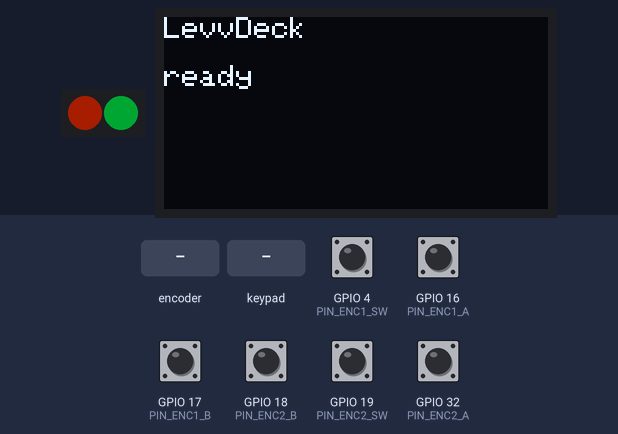
The sketch below on a simulated ESP32. Shown: 2 RGB LEDs in strip order, left to right, 128×64 one-colour display. Wiring (inferred from the names in the program): 3×3 keypad with keys 1 2 3 4 5 6 7 8 9: rows GPIO 13, GPIO 14, GPIO 27; columns GPIO 33, GPIO 26, GPIO 25. The inputs (shaded band) are chosen by the test bench; at power-on: GPIO 4 (PIN_ENC1_SW), GPIO 16 (PIN_ENC1_A), GPIO 17 (PIN_ENC1_B), GPIO 18 (PIN_ENC2_B), GPIO 19 (PIN_ENC2_SW), GPIO 32 (PIN_ENC2_A) HIGH. Dim RGB values are drawn brighter than linear; what the sketch prints to the serial monitor is not drawn.

Above: at 1.6 s.
1.7 s: rotary encoder on GPIO 16 (PIN_ENC1_A) / GPIO 17 (PIN_ENC1_B) turned 1 step (first pin leading)
At 4.7 s:
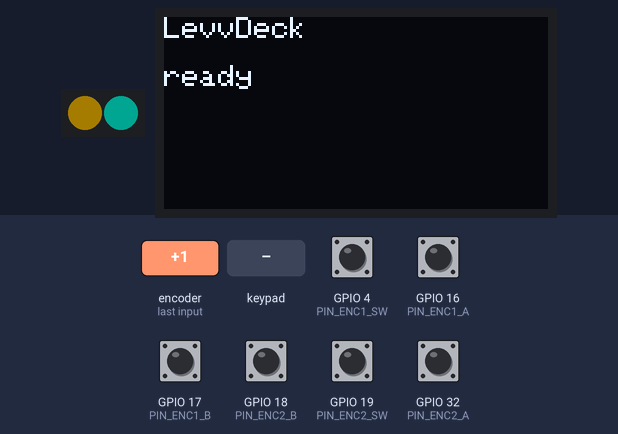
4.9 s: GPIO 4 (PIN_ENC1_SW) pulled LOW for 0.15 s
At 7.8 s:
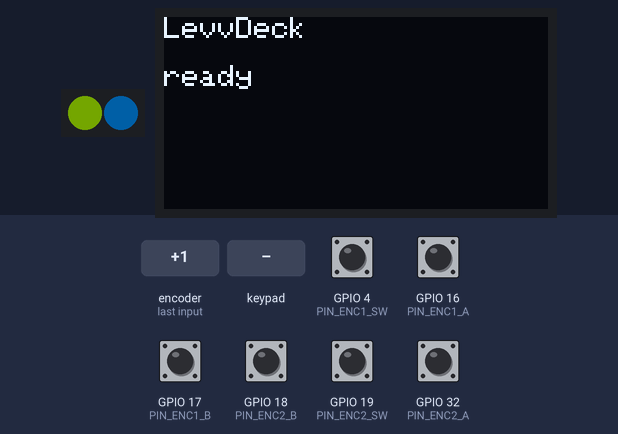
8.0 s: GPIO 32 (PIN_ENC2_A) pulled LOW for 0.15 s
At 10.3 s:
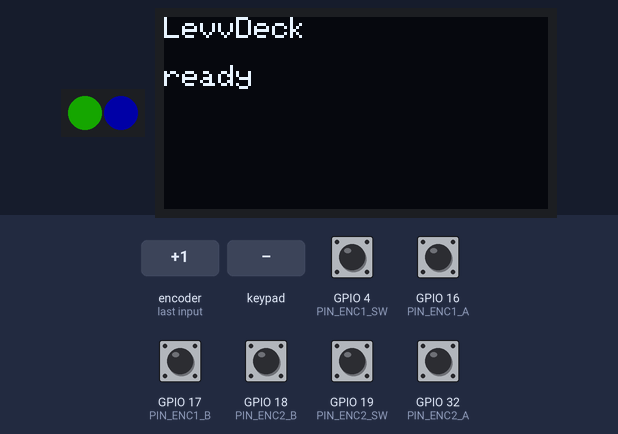
11.1 s: key '1' pressed
Timing chart, 0 to 27.5 s (numbered marks = the images above; inputs shaded):
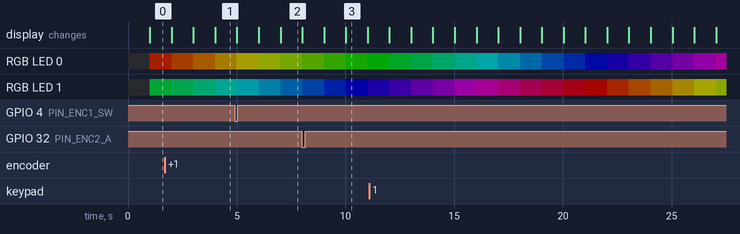

The sketch:

firmware.ino
```cpp
/*
 * LevvDeck — ESP32 macropad / stream deck firmware
 * ------------------------------------------------------------------------
 * Hardware: ESP32-WROOM-32 DevKitC, 3x3 Cherry MX matrix (COL2ROW),
 *           2x EC11 rotary encoders w/ push, 0.96" SSD1306 OLED (I2C),
 *           2x WS2812B addressable LEDs.
 *
 *  >>> PINOUT BELOW IS THE SAME SOURCE OF TRUTH AS gen_netlist.py <<<
 *  If you change a GPIO here, change PINOUT in gen_netlist.py to match,
 *  regenerate levvdeck.net, and re-run the board pipeline. They must
 *  never diverge.
 *
 * Matrix wiring (COL2ROW): SWx.pad1 -> COLn ; SWx.pad2 -> Dx anode ;
 *                          Dx cathode -> ROWn. Diode conducts COL -> ROW,
 *                          so we drive a column HIGH and read rows that are
 *                          held LOW by pulldowns (HIGH == pressed).
 *
 * Libraries (install via Arduino Library Manager / PlatformIO):
 *   - Adafruit GFX, Adafruit SSD1306
 *   - Adafruit NeoPixel
 * Transport to the host (USB-serial here) is a placeholder: swap sendEvent()
 * for BLE-Keyboard / HID as needed.
 */

#include <Wire.h>
#include <Adafruit_GFX.h>
#include <Adafruit_SSD1306.h>
#include <Adafruit_NeoPixel.h>

// ===================== LOCKED PINOUT (mirror of gen_netlist.py) ===========
// I2C / OLED
#define PIN_I2C_SDA   21
#define PIN_I2C_SCL   22

// Matrix rows / columns
#define PIN_ROW0      13
#define PIN_ROW1      14
#define PIN_ROW2      27
#define PIN_COL0      26
#define PIN_COL1      25
#define PIN_COL2      33

// Encoder 1
#define PIN_ENC1_A    16
#define PIN_ENC1_B    17
#define PIN_ENC1_SW    4

// Encoder 2
#define PIN_ENC2_A    32
#define PIN_ENC2_B    18
#define PIN_ENC2_SW   19

// WS2812 data
#define PIN_WS2812    23
// ==========================================================================

#define NUM_WS2812    2
#define OLED_W        128
#define OLED_H        64
#define OLED_ADDR     0x3C

static const uint8_t ROWS[3] = { PIN_ROW0, PIN_ROW1, PIN_ROW2 };
static const uint8_t COLS[3] = { PIN_COL0, PIN_COL1, PIN_COL2 };

// Logical key numbers (1..9) laid out per the physical matrix.
static const uint8_t KEYMAP[3][3] = {
  { 1, 2, 3 },   // ROW0 x COL0,COL1,COL2
  { 4, 5, 6 },   // ROW1
  { 7, 8, 9 },   // ROW2
};

Adafruit_SSD1306 oled(OLED_W, OLED_H, &Wire, -1);
Adafruit_NeoPixel pixels(NUM_WS2812, PIN_WS2812, NEO_GRB + NEO_KHZ800);

// Debounced key state
bool keyState[3][3] = { { false } };

// Encoder state
struct Encoder {
  uint8_t pinA, pinB, pinSw;
  uint8_t lastAB;
  long position;
  bool lastSw;
};
Encoder enc1 = { PIN_ENC1_A, PIN_ENC1_B, PIN_ENC1_SW, 0, 0, true };
Encoder enc2 = { PIN_ENC2_A, PIN_ENC2_B, PIN_ENC2_SW, 0, 0, true };

// ------------------------------------------------------------------ helpers
void sendEvent(const char *what) {
  // Placeholder transport. Replace with BLE-Keyboard / USB-HID as needed.
  Serial.println(what);
}

void setupMatrix() {
  for (uint8_t c = 0; c < 3; c++) {
    pinMode(COLS[c], OUTPUT);
    digitalWrite(COLS[c], LOW);
  }
  for (uint8_t r = 0; r < 3; r++) {
    pinMode(ROWS[r], INPUT_PULLDOWN);   // idle LOW; diode pulls HIGH when pressed
  }
}

void scanMatrix() {
  char buf[24];
  for (uint8_t c = 0; c < 3; c++) {
    digitalWrite(COLS[c], HIGH);        // drive this column
    delayMicroseconds(30);
    for (uint8_t r = 0; r < 3; r++) {
      bool pressed = digitalRead(ROWS[r]) == HIGH;
      if (pressed != keyState[r][c]) {
        keyState[r][c] = pressed;
        snprintf(buf, sizeof(buf), "KEY %u %s",
                 KEYMAP[r][c], pressed ? "DOWN" : "UP");
        sendEvent(buf);
      }
    }
    digitalWrite(COLS[c], LOW);
  }
}

void setupEncoder(Encoder &e) {
  pinMode(e.pinA, INPUT_PULLUP);
  pinMode(e.pinB, INPUT_PULLUP);
  pinMode(e.pinSw, INPUT_PULLUP);
  e.lastAB = (digitalRead(e.pinA) << 1) | digitalRead(e.pinB);
}

void scanEncoder(Encoder &e, const char *name) {
  // Gray-code quadrature decode.
  static const int8_t table[16] = {
     0, -1,  1,  0,  1,  0,  0, -1,
    -1,  0,  0,  1,  0,  1, -1,  0
  };
  uint8_t ab = (digitalRead(e.pinA) << 1) | digitalRead(e.pinB);
  int8_t delta = table[(e.lastAB << 2) | ab];
  e.lastAB = ab;
  if (delta != 0) {
    e.position += delta;
    if ((e.position & 1) == 0) {          // one detent = 2 transitions
      char buf[24];
      snprintf(buf, sizeof(buf), "%s %s", name, delta > 0 ? "CW" : "CCW");
      sendEvent(buf);
    }
  }
  bool sw = digitalRead(e.pinSw) == LOW;  // active low (other side = GND)
  if (sw != !e.lastSw) {                  // edge detect
    // (kept simple; real debounce omitted for clarity)
  }
  static_cast<void>(sw);
}

void encoderButton(Encoder &e, const char *name) {
  bool sw = digitalRead(e.pinSw) == LOW;
  if (sw != !e.lastSw) {
    e.lastSw = !sw;
    char buf[24];
    snprintf(buf, sizeof(buf), "%s_SW %s", name, sw ? "DOWN" : "UP");
    sendEvent(buf);
  }
}

void drawOled(const char *line) {
  oled.clearDisplay();
  oled.setTextSize(1);
  oled.setTextColor(SSD1306_WHITE);
  oled.setCursor(0, 0);
  oled.println("LevvDeck");
  oled.setCursor(0, 16);
  oled.println(line);
  oled.display();
}

// --------------------------------------------------------------------- main
void setup() {
  Serial.begin(115200);
  Wire.begin(PIN_I2C_SDA, PIN_I2C_SCL);

  pixels.begin();
  pixels.setBrightness(40);
  pixels.clear();
  pixels.show();

  if (oled.begin(SSD1306_SWITCHCAPVCC, OLED_ADDR)) {
    drawOled("ready");
  }

  setupMatrix();
  setupEncoder(enc1);
  setupEncoder(enc2);

  sendEvent("LevvDeck online");
}

void loop() {
  scanMatrix();
  scanEncoder(enc1, "ENC1");
  scanEncoder(enc2, "ENC2");
  encoderButton(enc1, "ENC1");
  encoderButton(enc2, "ENC2");

  // Simple heartbeat color on the WS2812 chain.
  static uint32_t t = 0;
  if (millis() - t > 1000) {
    t = millis();
    static uint8_t hue = 0;
    hue += 8;
    for (uint16_t i = 0; i < NUM_WS2812; i++) {
      pixels.setPixelColor(i, pixels.ColorHSV((hue + i * 90) << 8));
    }
    pixels.show();
  }

  delay(2);
}
```
